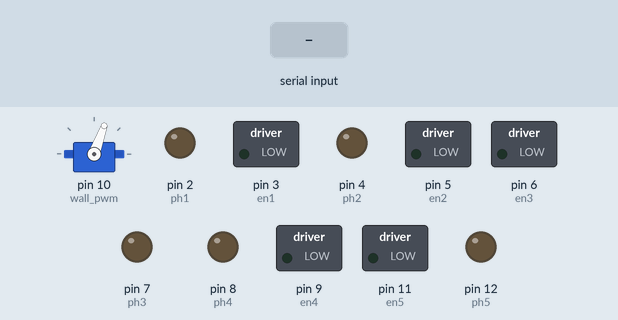
Simulated run of this sketch. Board: Arduino Nano, built with avr-gcc and run on an emulated ATmega328P. On the bench: servo, switched loads named in the sketch (green lamp = pin HIGH), output pins drawn as LEDs (lit = HIGH). The inputs (shaded band) are chosen by the test bench.

Above: at 1.2 s.
1.3 s: "<D,45>" received over Serial
At 2.5 s:
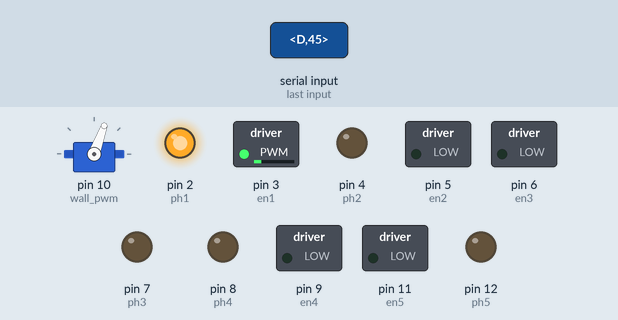
2.8 s: "<D90>" received over Serial
At 3.9 s:
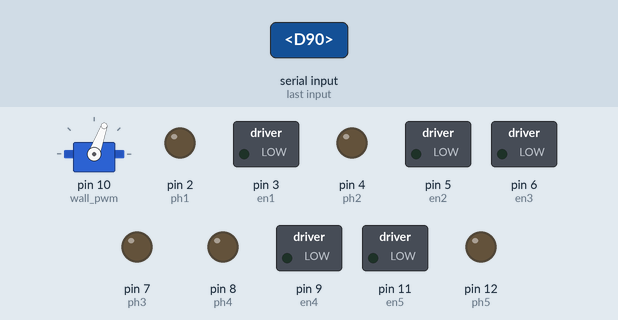
Timing chart, 0 to 5.8 s (numbered marks = the images above; inputs shaded):
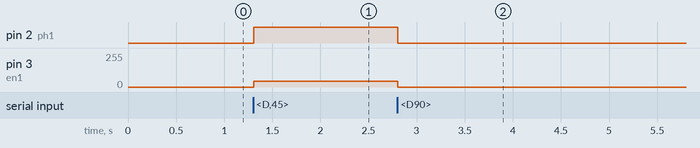

Measured:
- after the input at 1.3 s, pin 2 (ph1): LOW → HIGH at once; pin 3 (en1): 0/255 → 45/255 at once
- after the input at 2.8 s, pin 2 (ph1): HIGH → LOW at once; pin 3 (en1): 45/255 → 0/255 at once

The sketch:

Nano_code.ino
```cpp
#include <Servo.h>

// Arduino nano taking control signals from a Raspberry Pi

// Motor pins ***********************************************************

// Drive
// Motor 1
const int en1 = 3;
const int ph1 = 2;

// Motor 2
const int en2 = 5;
const int ph2 = 4;

// Motor 3
const int en3 = 6;
const int ph3 = 7;

// Motor 4
const int en4 = 9;
const int ph4 = 8;

// Other
// Hopper
const int en5 = 11;
const int ph5 = 12;

// Servo
const int wall_pwm = 10;
Servo wall;
bool wall_state;

const byte numChars = 32;
char receivedChars[numChars];
char tempChars[numChars];        // temporary array for use when parsing

// variables for parsed data
char command_type_str[numChars] = {0};
char command_type = 0;
signed int newSpeeds[4];

boolean newData = false;

void setup() {
  pinMode(en1, OUTPUT);
  pinMode(ph1, OUTPUT);

  pinMode(en2, OUTPUT);
  pinMode(ph2, OUTPUT);

  pinMode(en3, OUTPUT);
  pinMode(ph3, OUTPUT);

  pinMode(en4, OUTPUT);
  pinMode(ph4, OUTPUT);

  pinMode(en5, OUTPUT);
  pinMode(ph5, OUTPUT);

  pinMode(wall_pwm, OUTPUT);

  wall.attach(wall_pwm);
  wall.write(70); // set servo to initial position
  wall_state = 1; // set state to 1

  Serial.begin(9600);
//  Serial.println("Format: <A,0,0,0,0>");
}

//===========

void loop() {
    recvWithStartEndMarkers();
    if (newData == true) {
        strcpy(tempChars, receivedChars);
            // this temporary copy is necessary to protect the original data
            //   because strtok() used in parseData() replaces the commas with \0
        parseData();

        // change motor speeds based on command_type
        if (command_type == 'D'){

//          Serial.println(newSpeeds[0]);
//          Serial.println(newSpeeds[1]);
//          Serial.println(newSpeeds[2]);
//          Serial.println(newSpeeds[3]);

          move_motor1(newSpeeds[0]);
          move_motor2(newSpeeds[1]);
          move_motor3(newSpeeds[2]);
          move_motor4(newSpeeds[3]);

        } else if (command_type == 'H') {

//          Serial.println(newSpeeds[0]);

          move_hopper(newSpeeds[0]);

        } else if (command_type == 'W') {

//          Serial.println("wall");

          release_wall();

        }

        newData = false;

    }
}

//============

void recvWithStartEndMarkers() {
    static boolean recvInProgress = false;
    static byte ndx = 0;
    char startMarker = '<';
    char endMarker = '>';
    char rc;

    while (Serial.available() > 0 && newData == false) {
        rc = Serial.read();

        if (recvInProgress == true) {
            if (rc != endMarker) {
                receivedChars[ndx] = rc;
                ndx++;
                if (ndx >= numChars) {
                    ndx = numChars - 1;
                }
            }
            else {
                receivedChars[ndx] = '\0'; // terminate the string
                recvInProgress = false;
                ndx = 0;
                newData = true;
            }
        }

        else if (rc == startMarker) {
            recvInProgress = true;
        }
    }
}

//============

void parseData() {      // split the data into its parts

    char * strtokIndx; // this is used by strtok() as an index

    strtokIndx = strtok(tempChars,",");      // get the first part - the string
    strcpy(command_type_str, strtokIndx); // copy to string
    command_type = command_type_str[0];

    strtokIndx = strtok(NULL, ","); // this continues where the previous call left off
    newSpeeds[0] = atoi(strtokIndx);     // convert this part to an integer

    strtokIndx = strtok(NULL, ",");
    newSpeeds[1] = atoi(strtokIndx);

    strtokIndx = strtok(NULL, ",");
    newSpeeds[2] = atoi(strtokIndx);

    strtokIndx = strtok(NULL, ",");
    newSpeeds[3] = atoi(strtokIndx);
}

//============

void showParsedData() {
    Serial.println(command_type);
    Serial.println(newSpeeds[0]);
    Serial.println(newSpeeds[1]);
    Serial.println(newSpeeds[2]);
    Serial.println(newSpeeds[3]);
}


void move_motor1(int spd) {
  if (spd>0) {
    analogWrite(en1, spd);
    digitalWrite(ph1, HIGH);
  } else {
    analogWrite(en1, -spd);
    digitalWrite(ph1, LOW);
  }
}

void move_motor2(int spd) {
  if (spd>0) {
    analogWrite(en2, spd);
    digitalWrite(ph2, HIGH);
  } else {
    analogWrite(en2, -spd);
    digitalWrite(ph2, LOW);
  }
}

void move_motor3(int spd) {
  if (spd>0) {
    analogWrite(en3, spd);
    digitalWrite(ph3, HIGH);
  } else {
    analogWrite(en3, -spd);
    digitalWrite(ph3, LOW);
  }
}

void move_motor4(int spd) {
  if (spd>0) {
    analogWrite(en4, spd);
    digitalWrite(ph4, HIGH);
  } else {
    analogWrite(en4, -spd);
    digitalWrite(ph4, LOW);
  }
}

void move_hopper(int spd) {
  if (spd>0) {
    analogWrite(en5, spd);
    digitalWrite(ph5, HIGH);
  } else {
    analogWrite(en5, -spd);
    digitalWrite(ph5, LOW);
  }
}

void release_wall() {
  if(wall_state == 1) { //wall is up, pull it down
    wall.write(90);
    wall_state = 0;
  } else {
    wall.write(70);
    wall_state = 1;
  }
}
```
